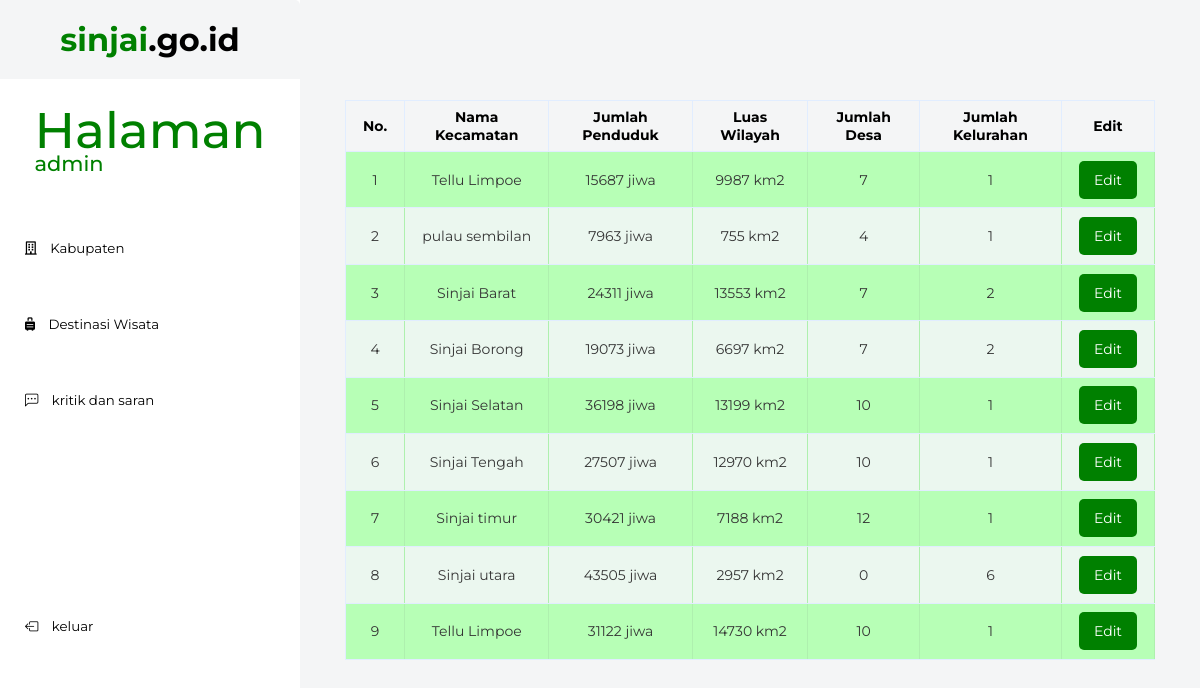
Screenshot of /admin-page.php (signed in) with the database file from the repository.
### tables this page shows
CREATE TABLE `kabupaten` (
  `id` int(11) NOT NULL,
  `nama_kecamatan` varchar(100) NOT NULL,
  `jumlah_penduduk` int(11) NOT NULL,
  `luas_wilayah` int(11) NOT NULL,
  `jumlah_desa` int(11) NOT NULL,
  `jumlah_kelurahaan` int(11) NOT NULL
);

### fungsi.php (called while the page is built, shortened)
<?php
    $koneksi = mysqli_connect("localhost", "root", "", "website_sinjai") or die();
    function tampil($query){
        global $koneksi;
        $result = mysqli_query($koneksi, $query);
        while($data = mysqli_fetch_assoc($result)){
            $rows[] = $data;
        }
        return $rows;
    }
?>

### admin-page.php (the view, shortened to what this page needs)
<?php
    require "fungsi.php";
    $kabupaten = tampil("SELECT * FROM kabupaten");
?>
<!DOCTYPE html>
<html lang="en">
<head>
    <link rel="stylesheet" href="style/styleadmin.css">
    <link rel="stylesheet" href="https://cdn.jsdelivr.net/npm/bootstrap-icons@1.7.2/font/bootstrap-icons.css">
    <link rel="stylesheet" href="https://use.fontawesome.com/releases/v5.15.4/css/all.css">
</head>
<body>
    <div class="dashboard">
        <h1>sinjai<span>.go.id</span></h1>
        <div class="wrapper">
            <p>Halaman<br><span>admin</span></p>
            <button class="btn"><i class="far fa-building"></i> Kabupaten</button>
            <button class="btn"><i class="fas fa-suitcase-rolling"></i> Destinasi Wisata</button>
            <button class="btn"><i class="bi bi-chat-left-dots"></i> kritik dan saran</button>
            <button class="btn"><i class="bi bi-box-arrow-left"></i> keluar</button>
        </div>
    </div>
    <div class="container">
    <table border="1" class="my-table ">
            <thead>
                <th>No.</th>
                <th>Nama Kecamatan</th>
                <th>Jumlah Penduduk</th>
                <th>Luas Wilayah</th>
                <th>Jumlah Desa</th>
                <th>Jumlah Kelurahan</th>
                <th>Edit</th>
            </thead>
            <tbody>
            <?php
                foreach ($kabupaten as $i => $rows) :
            ?>
            <tr>
                <td> <?php echo $i+1?></td>
                <td> <?php echo $rows['nama_kecamatan']?></td>
                <td> <?php echo $rows['jumlah_penduduk']?> jiwa</td>
                <td> <?php echo $rows['luas_wilayah']?> km2</td>
                <td> <?php echo $rows['jumlah_desa']?></td>
                <td> <?php echo $rows['jumlah_kelurahaan']?></td>
                <td>
                    <a href="edit_kabupaten.php?id=<?= $rows['id'] ?>">Edit</a>
                </td>
            </tr>
            <?php
                endforeach;
            ?>
            </tbody>
    </table>
    </div>
</body>
</html>

### style/styleadmin.css (style rules this page uses)
* { padding: 0; margin: 0; font-family: 'Montserrat', sans-serif; }
body { display: flex; height: 100vh; }
.dashboard { flex: 1; background-color: white; }
.dashboard h1 { text-align: center; background-color: #f4f5f6; padding: 20px; color: green; border-top-right-radius: 5px; }
.dashboard span { color: black; }
.dashboard .wrapper { width: 100%; height: calc(40px - 100%); display: grid; grid-template-columns: 1fr; grid-template-rows: repeat(5,auto); }
.dashboard .wrapper p { margin: 40px auto; color: green; font-weight: 500; text-align: left; font-size: 50px; line-height: 23px; }
.dashboard .wrapper span { text-align: center; font-size: 21px; color: green; }
.dashboard .wrapper button:last-child { transform: translateY(150px); }
.dashboard .wrapper button { justify-self: self-start; padding: 25px; margin-bottom: 10px; background-color: transparent; border: none; transition: .5s ease; }
.far, .fas, .bi { margin-right: 10px; }
.container { flex: 3; background-color: #f4f5f6; position: relative; overflow: hidden; }
.my-table { border-collapse: collapse; font-size: 14px; min-width: 537px; margin: 100px auto; width: 90%; height: 70%; text-align: center; }
.my-table th, .my-table td { border: 1px solid #e1edff; padding: 7px 17px; }
.my-table tbody td { color: #353535; border-right: 1px solid #aef0ae; }
.my-table tbody tr:nth-child(odd) td { background-color: #b7ffb6; }
.my-table tbody tr:nth-child(even) td { background-color: #ebf7ef; }
.my-table tbody td:nth-child(4), .my-table tbody td:first-child, .my-table tbody td:last-child { text-align: center; }
.container table a { color: white; text-decoration: none; background-color: green; padding: 10px 15px; border-radius: 5px; }

### rows the page displays
kabupaten: nama_kecamatan "Tellu Limpoe", jumlah_penduduk "15687", luas_wilayah "9987", jumlah_desa "7", jumlah_kelurahaan "1"
kabupaten: nama_kecamatan "pulau sembilan", jumlah_penduduk "7963", luas_wilayah "755", jumlah_desa "4", jumlah_kelurahaan "1"
kabupaten: nama_kecamatan "Sinjai Barat", jumlah_penduduk "24311", luas_wilayah "13553", jumlah_desa "7", jumlah_kelurahaan "2"
kabupaten: nama_kecamatan "Sinjai Borong", jumlah_penduduk "19073", luas_wilayah "6697", jumlah_desa "7", jumlah_kelurahaan "2"
kabupaten: nama_kecamatan "Sinjai Selatan", jumlah_penduduk "36198", luas_wilayah "13199", jumlah_desa "10", jumlah_kelurahaan "1"
kabupaten: nama_kecamatan "Sinjai Tengah", jumlah_penduduk "27507", luas_wilayah "12970", jumlah_desa "10", jumlah_kelurahaan "1"
kabupaten: nama_kecamatan "Sinjai timur", jumlah_penduduk "30421", luas_wilayah "7188", jumlah_desa "12", jumlah_kelurahaan "1"
kabupaten: nama_kecamatan "Sinjai utara", jumlah_penduduk "43505", luas_wilayah "2957", jumlah_desa "0", jumlah_kelurahaan "6"
kabupaten: nama_kecamatan "Tellu Limpoe", jumlah_penduduk "31122", luas_wilayah "14730", jumlah_desa "10", jumlah_kelurahaan "1"
